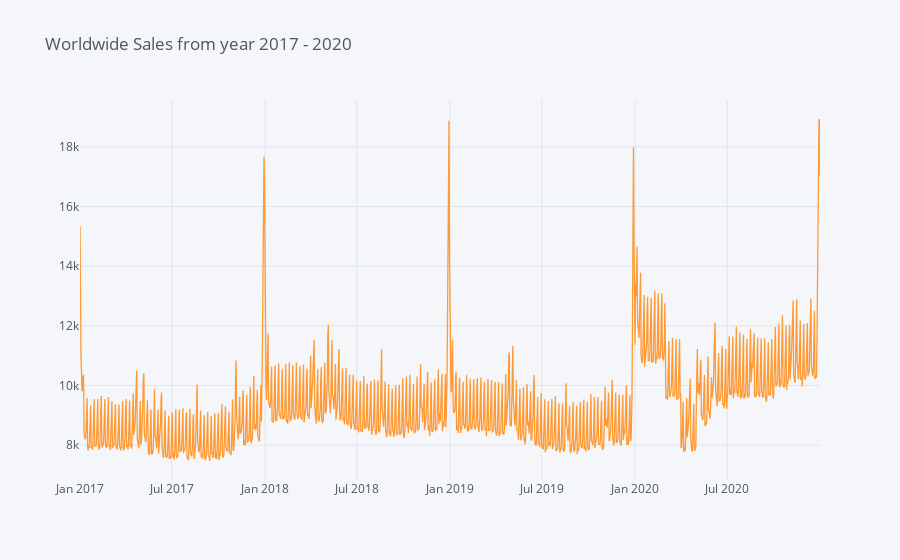

Source (notebook cell):
### Markdown cell above
3. Time Series Visualization 

Plot of the total sales during the time horizon

### Code cell
df.groupby('date')['num_sold'].sum().iplot(title='Worldwide Sales from year 2017 - 2020')

### Figure 1 — Plotly figure (JSON) as saved in the notebook; plotly's stock layout.template omitted (floating-point values rounded to 4 significant figures; data arrays with more than 128 entries replaced by an {"elided": "..."} marker saying what was removed)
{"data": [{"line": {"color": "rgba(255, 153, 51, 1.0)", "dash": "solid", "shape": "linear", "width": 1.3}, "mode": "lines", "name": "num_sold", "text": "", "type": "scatter", "x": {"elided": "1461 str values"}, "y": {"elided": "1461 int values"}}], "layout": {"legend": {"bgcolor": "#F5F6F9", "font": {"color": "#4D5663"}}, "paper_bgcolor": "#F5F6F9", "plot_bgcolor": "#F5F6F9", "title": {"font": {"color": "#4D5663"}, "text": "Worldwide Sales from year 2017 - 2020"}, "xaxis": {"gridcolor": "#E1E5ED", "showgrid": true, "tickfont": {"color": "#4D5663"}, "title": {"font": {"color": "#4D5663"}, "text": ""}, "zerolinecolor": "#E1E5ED"}, "yaxis": {"gridcolor": "#E1E5ED", "showgrid": true, "tickfont": {"color": "#4D5663"}, "title": {"font": {"color": "#4D5663"}, "text": ""}, "zerolinecolor": "#E1E5ED"}}}
